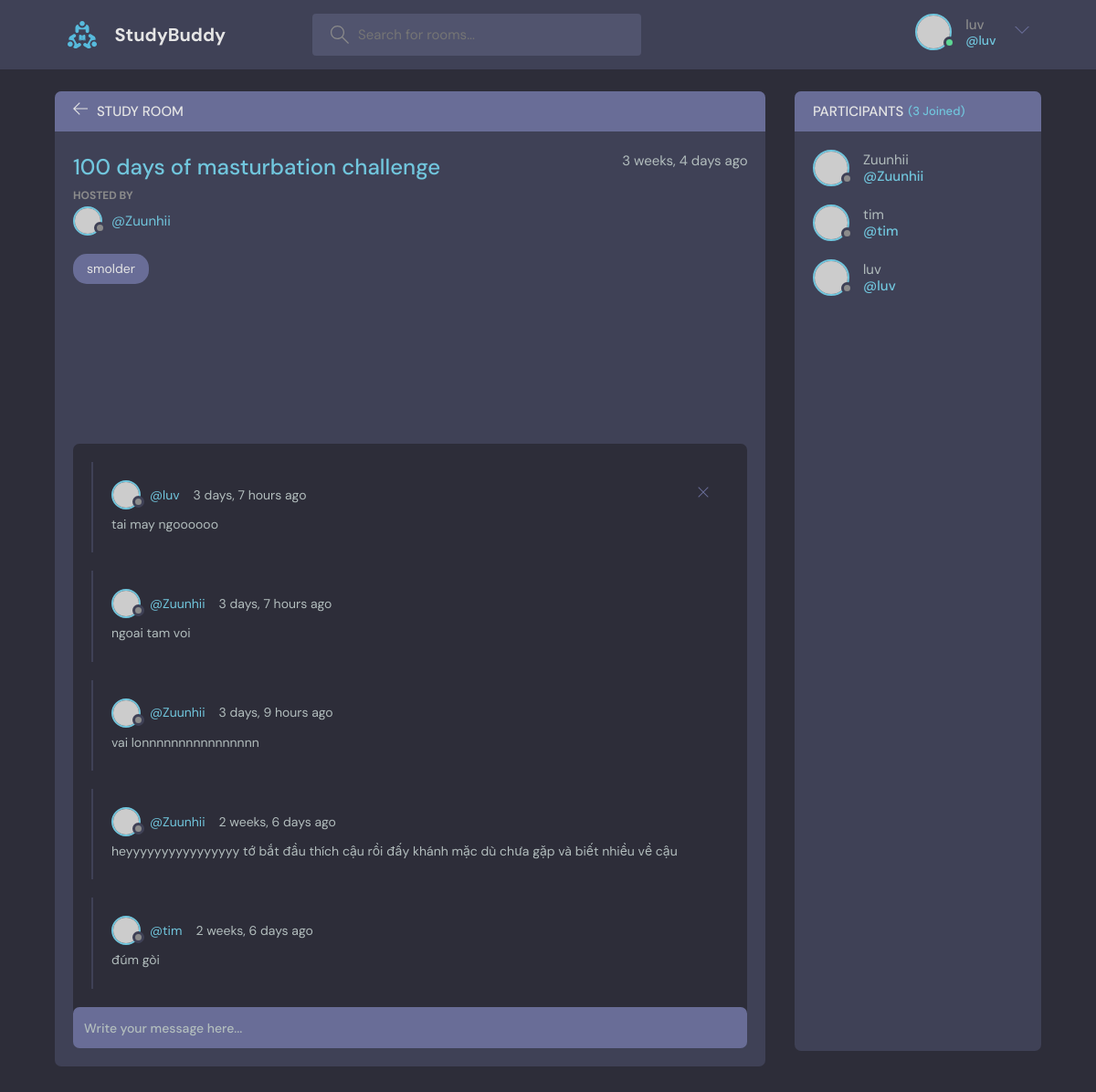
The page /room/2/ (signed in) on the database its author committed.
### base/models.py (models this page shows, shortened)
class Room(models.Model):
    host = models.ForeignKey(User, on_delete=models.SET_NULL,null=True)
    topic = models.ForeignKey(Topic, on_delete=models.SET_NULL,null=True)
    name = models.CharField(max_length=200)
    description = models.TextField(null=True,blank = True)
    participants = models.ManyToManyField(User, related_name='paticipants',blank=True)
    updated = models.DateTimeField(auto_now=True)
    created = models.DateTimeField(auto_now_add=True)
    class Meta:
        ordering = ['-updated','-created']

class Topic(models.Model):
    name =models.CharField(max_length=200)
    def __str__(self):
        return self.name

class Message(models.Model):
    user = models.ForeignKey(User, on_delete=models.CASCADE)
    room = models.ForeignKey(Room, on_delete=models.CASCADE)
    body = models.TextField()
    updated = models.DateTimeField(auto_now=True)
    created = models.DateTimeField(auto_now_add=True)
    class Meta:
        ordering = ['-updated','-created']

### base/views.py (the view, shortened to what this page needs)
# urls.py: path('room/<str:pk>/',views.room,name="room"),
def room(request,pk):
    room = Room.objects.get(id=pk)
    room_messages = room.message_set.all()
    participants = room.participants.all()
    context = {'room': room, 'room_messages':room_messages, 'participants':participants}
    return render(request,'base/room.html',context)

### base/templates/base/room.html (shortened to what this page needs)
{% extends 'main.html' %}
{% block content%}
    <main class="profile-page layout layout--2">
      <div class="container">
        <div class="room">
          <div class="room__top">
            <div class="room__topLeft">
              <a href="{% url 'home' %}">
                <svg version="1.1" xmlns="http://www.w3.org/2000/svg" width="32" height="32" viewBox="0 0 32 32">
                  <title>arrow-left</title>
                  <path
                    d="M13.723 2.286l-13.723 13.714 13.719 13.714 1.616-1.611-10.96-10.96h27.625v-2.286h-27.625l10.965-10.965-1.616-1.607z"
                  ></path>
                </svg>
              </a>
              <h3>Study Room</h3>
            </div>
          </div>
          <div class="room__box scroll">
            <div class="room__header scroll">
              <div class="room__info">
                <h3>{{room.name}}</h3>
                <span>{{room.created|timesince}} ago</span>
              </div>
              <div class="room__hosted">
                <p>Hosted By</p>
                <a href="{% url 'user-profile' room.host.id %}" class="room__author">
                  <div class="avatar avatar--small">
                    <img src="https://randomuser.me/api/portraits/men/37.jpg" />
                  </div>
                  <span>@{{room.host.username}}</span>
                </a>
              </div>
              <span class="room__topics">{{room.topic}}</span>
            </div>
            <div class="room__conversation">
              <div class="threads scroll">
                 {% for message in room_messages %}
                <div class="thread">
                  <div class="thread__top">
                    <div class="thread__author">
                      <a href="{% url 'user-profile' message.user.id %}" class="thread__authorInfo">
                        <div class="avatar avatar--small">
                          <img src="https://randomuser.me/api/portraits/men/37.jpg" />
                        </div>
                        <span>@{{message.user.username}}</span>
                      </a>
                      <span class="thread__date">{{message.created|timesince}} ago</span>
                    </div>
                    {% if request.user == message.user %}
                    <a href ="{% url 'delete-message' message.id %}">
                      <div class="thread__delete">
                        <svg version="1.1" xmlns="http://www.w3.org/2000/svg" width="32" height="32" viewBox="0 0 32 32">
                          <title>remove</title>
                          <path
                            d="M27.314 6.019l-1.333-1.333-9.98 9.981-9.981-9.981-1.333 1.333 9.981 9.981-9.981 9.98 1.333 1.333 9.981-9.98 9.98 9.98 1.333-1.333-9.98-9.98 9.98-9.981z"
                          ></path>
                        </svg>
                      </div>
                    </a>
                    {% endif %}
                  </div>
                  <div class="thread__details">
                    {{message.body}}
                  </div>
                </div>
                {% endfor %}
              </div>
            </div>
          </div>
          <div class="room__message">
            <form action="#"><input name="" placeholder="Write your message here..." /></form>
          </div>
        </div>
        <div class="participants">
          <h3 class="participants__top">Participants <span>({{participants.count}} Joined)</span></h3>
          <div class="participants__list scroll">
            {% for user in participants %}
            <a href="{% url 'user-profile' user.id %}" class="participant">
              <div class="avatar avatar--medium">
                <img src="https://randomuser.me/api/portraits/men/37.jpg" />
              </div>
              <p>
                {{user.username}}
                <span>@{{user.username}}</span>
              </p>
            </a>
            {% endfor %}
          </div>
        </div>
      </div>
    </main>
{% endblock content %}

### templates/navbar.html (shortened to what this page needs)
{% load static %}
<header class="header header--loggedIn">
      <div class="container">
        <a href="{% url 'home' %}" class="header__logo">
          <img src="{% static 'images/logo.svg' %}" />
          <h1>StudyBuddy</h1>
        </a>
        <form class="header__search" method = "GET" action="{% url 'home' %}">
          <label>
            <input name = "q" placeholder="Search for rooms..." />
          </label>
        </form>
        <nav class="header__menu">
          {% if request.user.is_authenticated %}
          <div class="header__user">
            <a href="profile.html">
              <div class="avatar avatar--medium active">
                <img src="https://randomuser.me/api/portraits/men/37.jpg" />
              </div>
              <p>{{ request.user.username }}<span>@{{request.user.username}}</span></p>
            </a>
            <button class="dropdown-button">
              <svg version="1.1" xmlns="http://www.w3.org/2000/svg" width="32" height="32" viewBox="0 0 32 32">
                <title>chevron-down</title>
                <path d="M16 21l-13-13h-3l16 16 16-16h-3l-13 13z"></path>
              </svg>
            </button>
          </div>
          {% else %}
          <a href="{% url 'login' %}">
            <img src="{% static 'images/avatar.svg' %}" />
            <p>Login</p>
          </a>
          {% endif %}
        </nav>
      </div>
    </header>

### rows shown on the page
Room: name "100 days of masturbation challenge", created "3 weeks, 4 days", host.username "Zuunhii", topic "smolder"
Message: user.username "luv", created "3 days, 7 hours", body "tai may ngoooooo"
Message: user.username "Zuunhii", created "3 days, 7 hours", body "ngoai tam voi"
Message: user.username "Zuunhii", created "3 days, 9 hours", body "vai lonnnnnnnnnnnnnnnn"
Message: user.username "Zuunhii", created "2 weeks, 6 days", body "heyyyyyyyyyyyyyyyy tớ bắt đầu thích cậu rồi đấy khánh mặc dù chưa gặp và biết nhiều về cậu"
Message: user.username "tim", created "2 weeks, 6 days", body "đúm gòi"

### other values the page prints
{{ request.user.username }} "luv"
{{ participants.count }} "3"
{{ user.username }} "Zuunhii"
{{ user.username }} "tim"
{{ user.username }} "luv"
